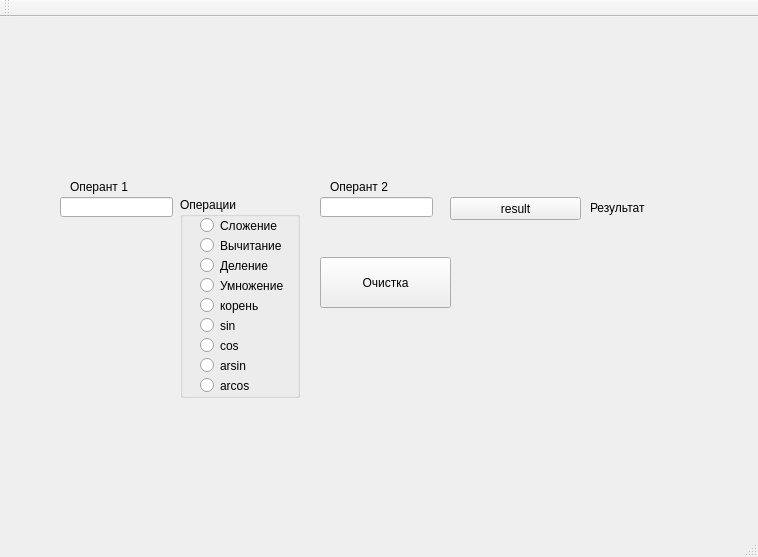
<?xml version="1.0" encoding="UTF-8"?>
<ui version="4.0">
 <class>MainWindow</class>
 <widget class="QMainWindow" name="MainWindow">
  <property name="geometry">
   <rect>
    <x>0</x>
    <y>0</y>
    <width>758</width>
    <height>557</height>
   </rect>
  </property>
  <property name="windowTitle">
   <string>MainWindow</string>
  </property>
  <widget class="QWidget" name="centralWidget">
   <widget class="QLineEdit" name="lineEdit_op_1">
    <property name="geometry">
     <rect>
      <x>60</x>
      <y>180</y>
      <width>113</width>
      <height>20</height>
     </rect>
    </property>
    <property name="text">
     <string/>
    </property>
   </widget>
   <widget class="QLineEdit" name="lineEdit_op_2">
    <property name="geometry">
     <rect>
      <x>320</x>
      <y>180</y>
      <width>113</width>
      <height>20</height>
     </rect>
    </property>
    <property name="text">
     <string/>
    </property>
   </widget>
   <widget class="QPushButton" name="pushButton_result">
    <property name="geometry">
     <rect>
      <x>450</x>
      <y>180</y>
      <width>131</width>
      <height>23</height>
     </rect>
    </property>
    <property name="text">
     <string>result</string>
    </property>
   </widget>
   <widget class="QLabel" name="label_op_1">
    <property name="geometry">
     <rect>
      <x>70</x>
      <y>160</y>
      <width>101</width>
      <height>20</height>
     </rect>
    </property>
    <property name="text">
     <string>Оперант 1</string>
    </property>
   </widget>
   <widget class="QLabel" name="label_op_2">
    <property name="geometry">
     <rect>
      <x>330</x>
      <y>160</y>
      <width>101</width>
      <height>20</height>
     </rect>
    </property>
    <property name="text">
     <string>Оперант 2</string>
    </property>
   </widget>
   <widget class="QGroupBox" name="groupBox">
    <property name="geometry">
     <rect>
      <x>180</x>
      <y>180</y>
      <width>120</width>
      <height>201</height>
     </rect>
    </property>
    <property name="title">
     <string>Операции</string>
    </property>
    <widget class="QRadioButton" name="radioButton_1_Sl">
     <property name="geometry">
      <rect>
       <x>20</x>
       <y>20</y>
       <width>82</width>
       <height>17</height>
      </rect>
     </property>
     <property name="text">
      <string>Сложение</string>
     </property>
    </widget>
    <widget class="QRadioButton" name="radioButton_2_Bh">
     <property name="geometry">
      <rect>
       <x>20</x>
       <y>40</y>
       <width>81</width>
       <height>17</height>
      </rect>
     </property>
     <property name="text">
      <string>Вычитание</string>
     </property>
    </widget>
    <widget class="QRadioButton" name="radioButton_3_Dl">
     <property name="geometry">
      <rect>
       <x>20</x>
       <y>60</y>
       <width>82</width>
       <height>17</height>
      </rect>
     </property>
     <property name="text">
      <string>Деление</string>
     </property>
    </widget>
    <widget class="QRadioButton" name="radioButton_4_Ym">
     <property name="geometry">
      <rect>
       <x>20</x>
       <y>80</y>
       <width>91</width>
       <height>17</height>
      </rect>
     </property>
     <property name="text">
      <string>Умножение</string>
     </property>
    </widget>
    <widget class="QRadioButton" name="radioButton_5_sqrt">
     <property name="geometry">
      <rect>
       <x>20</x>
       <y>100</y>
       <width>91</width>
       <height>17</height>
      </rect>
     </property>
     <property name="text">
      <string>корень</string>
     </property>
    </widget>
    <widget class="QRadioButton" name="radioButton_6_sin">
     <property name="geometry">
      <rect>
       <x>20</x>
       <y>120</y>
       <width>82</width>
       <height>17</height>
      </rect>
     </property>
     <property name="text">
      <string>sin</string>
     </property>
    </widget>
    <widget class="QRadioButton" name="radioButton_7_cos">
     <property name="geometry">
      <rect>
       <x>20</x>
       <y>140</y>
       <width>82</width>
       <height>17</height>
      </rect>
     </property>
     <property name="text">
      <string>cos</string>
     </property>
    </widget>
    <widget class="QRadioButton" name="radioButton_8_arsin">
     <property name="geometry">
      <rect>
       <x>20</x>
       <y>160</y>
       <width>82</width>
       <height>17</height>
      </rect>
     </property>
     <property name="text">
      <string>arsin</string>
     </property>
    </widget>
    <widget class="QRadioButton" name="radioButton_9_arcos">
     <property name="geometry">
      <rect>
       <x>20</x>
       <y>180</y>
       <width>82</width>
       <height>17</height>
      </rect>
     </property>
     <property name="text">
      <string>arcos</string>
     </property>
    </widget>
   </widget>
   <widget class="QLabel" name="label_res">
    <property name="geometry">
     <rect>
      <x>590</x>
      <y>180</y>
      <width>151</width>
      <height>21</height>
     </rect>
    </property>
    <property name="text">
     <string>Результат</string>
    </property>
   </widget>
   <widget class="QLabel" name="label_error">
    <property name="geometry">
     <rect>
      <x>280</x>
      <y>119</y>
      <width>391</width>
      <height>21</height>
     </rect>
    </property>
    <property name="palette">
     <palette>
      <active>
       <colorrole role="WindowText">
        <brush brushstyle="SolidPattern">
         <color alpha="255">
          <red>206</red>
          <green>0</green>
          <blue>0</blue>
         </color>
        </brush>
       </colorrole>
      </active>
      <inactive>
       <colorrole role="WindowText">
        <brush brushstyle="SolidPattern">
         <color alpha="255">
          <red>206</red>
          <green>0</green>
          <blue>0</blue>
         </color>
        </brush>
       </colorrole>
      </inactive>
      <disabled>
       <colorrole role="WindowText">
        <brush brushstyle="SolidPattern">
         <color alpha="255">
          <red>120</red>
          <green>120</green>
          <blue>120</blue>
         </color>
        </brush>
       </colorrole>
      </disabled>
     </palette>
    </property>
    <property name="text">
     <string/>
    </property>
   </widget>
   <widget class="QPushButton" name="pushButton_ohistka">
    <property name="geometry">
     <rect>
      <x>320</x>
      <y>240</y>
      <width>131</width>
      <height>51</height>
     </rect>
    </property>
    <property name="text">
     <string>Очистка</string>
    </property>
   </widget>
  </widget>
  <widget class="QMenuBar" name="menuBar">
   <property name="geometry">
    <rect>
     <x>0</x>
     <y>0</y>
     <width>758</width>
     <height>21</height>
    </rect>
   </property>
  </widget>
  <widget class="QToolBar" name="mainToolBar">
   <attribute name="toolBarArea">
    <enum>TopToolBarArea</enum>
   </attribute>
   <attribute name="toolBarBreak">
    <bool>false</bool>
   </attribute>
  </widget>
  <widget class="QStatusBar" name="statusBar"/>
 </widget>
 <layoutdefault spacing="6" margin="11"/>
 <resources/>
 <connections/>
</ui>
